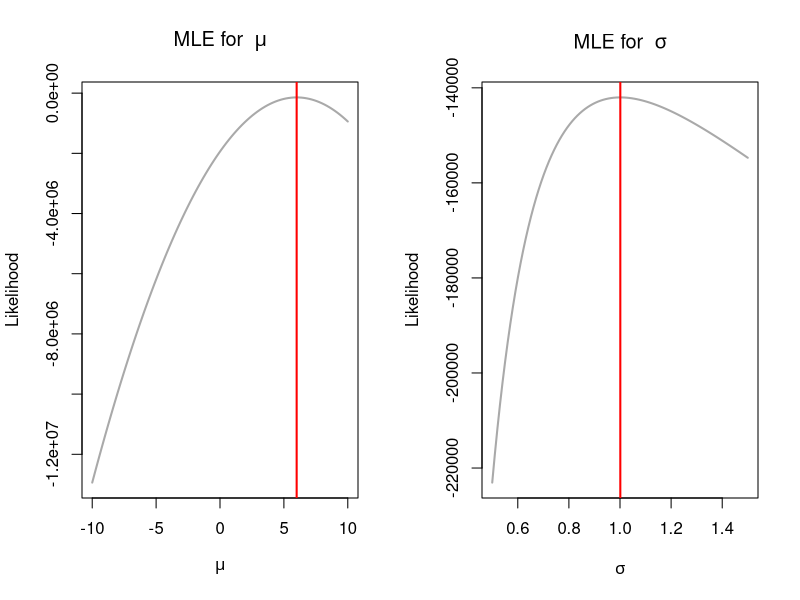
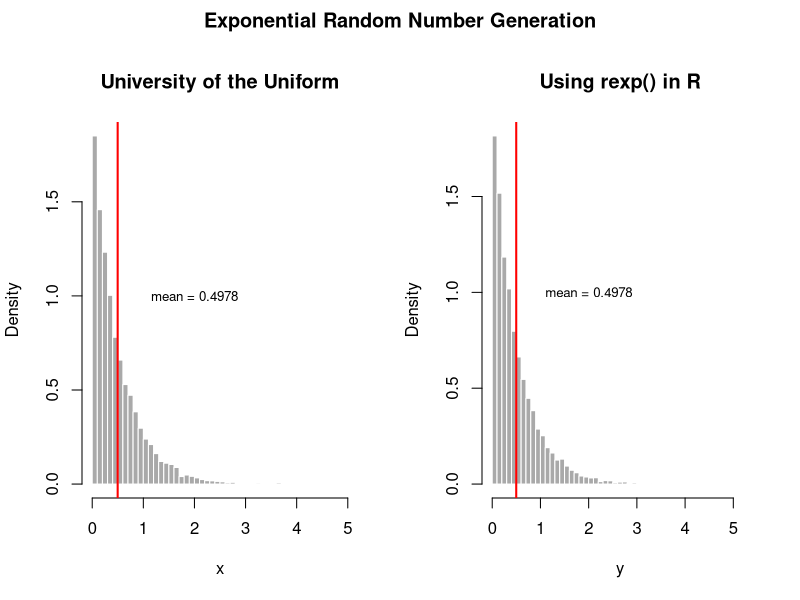

Write R code to recreate these figures, in order.
## ---- chunk 1
knitr::opts_chunk$set(echo = TRUE)
## ---- chunk 2
# simulate data
y <- rnorm(1e5, 6, 1)
# specify the log likelihood function
lik <- function(par) {
  out <- sum(dnorm(y, par[1], par[2], log = TRUE))
  return(out)
}
# maximize with respect to mu and sigma
mle <- optim(c(0,1), lik, method = "L-BFGS-B", control = list(fnscale = -1), upper = c(10, 10), lower = c(-10, 0.01))$par
names(mle) <- c("mu", "sd")
round(mle, 2)
## ---- chunk 3
mu_grid <- seq(-10, 10, length.out=100)
sd_grid <- seq(0.5, 1.5, length.out=100)
lik_y_mu <- NULL
lik_y_sd <- NULL
for(i in 1:length(mu_grid)) {
  lik_y_mu[i] <- sum(dnorm(y, mu_grid[i], 1, log = TRUE))
  lik_y_sd[i] <- sum(dnorm(y, 6, sd_grid[i], log = TRUE))
}

par(mfrow=c(1,2))
plot(mu_grid, lik_y_mu, type = "l", col = "darkgrey", lwd = 2,
     main = expression("MLE for " ~ mu), xlab = expression(mu), ylab = "Likelihood")
abline(v = mle[1], col = "red", lwd = 2)
plot(sd_grid, lik_y_sd, type = "l", col = "darkgrey", lwd = 2,
     main = expression("MLE for " ~ sigma), xlab = expression(sigma), ylab = "Likelihood")
abline(v = mle[2], col = "red", lwd = 2)
## ---- chunk 4
remove(list = ls())
sd <- NULL
N <- 50
for(i in 1:N){
  sd[i] <- rnorm(1, 0, 1)
  while(sd[i] <= 0)
    sd[i] <- rnorm(1, 0, 1)
}
y <- rnorm(N, rnorm(N, 6, 15), sd)
lik <- function(par) {
  out <- sum(dnorm(y, par[1], par[2], log = TRUE))
  return(out)
}
mle <- optim(c(0,1), lik, method = "L-BFGS-B", control = list(fnscale = -1), upper = c(10, 10), lower = c(-10, 0.01))$par
names(mle) <- c("mu", "sd")
round(mle, 2)
## ---- chunk 5
lambda <- 2
u <- runif(1e4, 0, 1)
x <- log(1-u)/(-lambda)
par(mfrow=c(1,2), oma=c(0,0,2,0))
hist(x, breaks = 50, col = "darkgrey", border = FALSE, freq = FALSE,
     main = "University of the Uniform")
abline(v = mean(x), col = "red", lwd = 2)
text(2,1, paste0("mean = ",round(mean(x),4)), cex = 0.8)
y <- rexp(1e4, lambda)
hist(y, breaks = 50, col = "darkgrey", border = FALSE, freq = FALSE,
     main = "Using rexp() in R")
abline(v = mean(y), col = "red", lwd = 2)
text(2,1, paste0("mean = ",round(mean(y),4)), cex = 0.8)
title("Exponential Random Number Generation", outer = TRUE)

